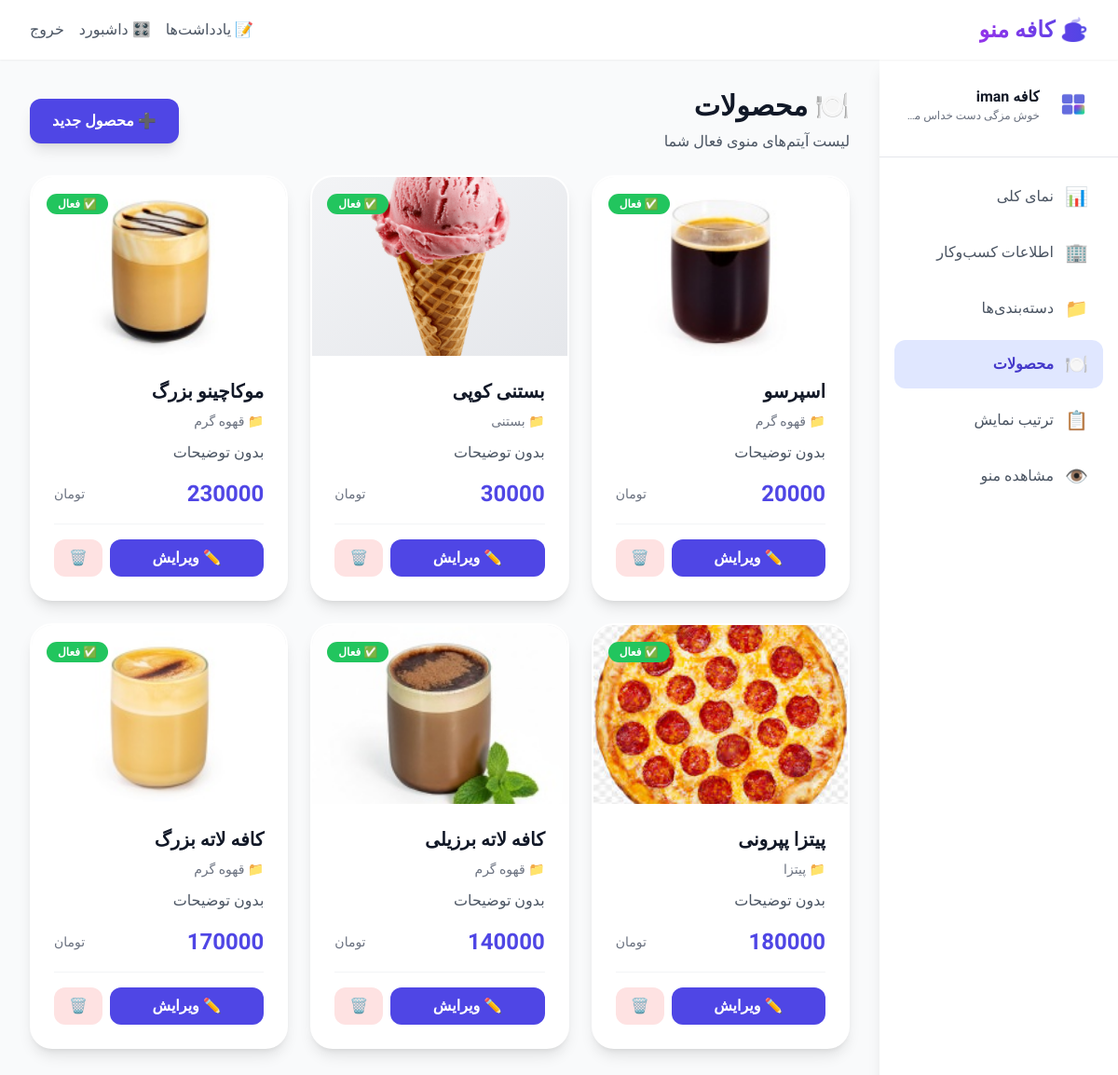
Screenshot of /dashboard/items/ (signed in) with the database file from the repository.
### businesses/models.py (models this page shows, shortened)
class Business(models.Model):
    owner = models.ForeignKey(User, on_delete=models.CASCADE, related_name='businesses')
    name = models.CharField(max_length=255)
    slug = models.SlugField(max_length=255, unique=True, help_text="آدرس یکتای منو")
    tagline = models.CharField(max_length=255, blank=True)
    description = models.TextField(blank=True)
    address = models.TextField(blank=True)
    city = models.CharField(max_length=100, blank=True)
    location_link = models.URLField(blank=True, help_text="لینک نقشه (Google Maps یا Neshan)")
    contact_email = models.EmailField(blank=True)
    primary_phone = models.CharField(max_length=50, blank=True)
    secondary_phone = models.CharField(max_length=50, blank=True)
    whatsapp = models.CharField(max_length=50, blank=True)
    telegram = models.CharField(max_length=100, blank=True)
    instagram = models.CharField(max_length=100, blank=True)
    website = models.URLField(blank=True)
    logo = models.ImageField(upload_to='businesses/logos/', blank=True, null=True)
    cover_image = models.ImageField(upload_to='businesses/covers/', blank=True, null=True)
    theme_primary = models.CharField(max_length=7, default="#4CAF50", help_text="کد رنگ اصلی #RRGGBB")
    theme_secondary = models.CharField(max_length=7, default="#263238", help_text="کد رنگ ثانویه #RRGGBB")
    show_hours = models.BooleanField(default=True, verbose_name="نمایش ساعات کاری", help_text="آیا ساعات کاری در منو نمایش داده شود؟")
    created_at = models.DateTimeField(auto_now_add=True)
    updated_at = models.DateTimeField(auto_now=True)
    class Meta:
        ordering = ['name']
        verbose_name = "کسب‌وکار"
        verbose_name_plural = "کسب‌وکارها"

### menus/models.py (models this page shows, shortened)
class MenuItem(models.Model):
    DAYS_OF_WEEK = [
        ('sat', 'شنبه'),
        ('sun', 'یکشنبه'),
        ('mon', 'دوشنبه'),
        ('tue', 'سه‌شنبه'),
        ('wed', 'چهارشنبه'),
        ('thu', 'پنجشنبه'),
        ('fri', 'جمعه'),
    ]
    category = models.ForeignKey(MenuCategory, on_delete=models.CASCADE, related_name='items')
    name = models.CharField(max_length=200)
    slug = models.SlugField(max_length=220, blank=True)
    description = models.TextField(blank=True)
    price = models.PositiveIntegerField(help_text="قیمت به تومان")
    discount_percent = models.PositiveIntegerField(blank=True, null=True, help_text="تخفیف درصدی")
    special_price = models.PositiveIntegerField(blank=True, null=True, help_text="قیمت بعد از تخفیف (در صورت ثابت)")
    badge = models.CharField(max_length=50, blank=True, help_text="مانند جدید، ویژه")
    tags = models.CharField(max_length=200, blank=True, help_text="با کاما جدا کنید")
    ingredients = models.TextField(blank=True)
    calories = models.PositiveIntegerField(blank=True, null=True)
    primary_image = models.ImageField(upload_to='menus/items/', blank=True, null=True)
    is_active = models.BooleanField(default=True)
    is_featured = models.BooleanField(default=False)
    is_full_time = models.BooleanField(default=True)
    available_days = models.CharField(max_length=120, blank=True, help_text="لیست روزها مثلا sat,sun")
    available_from = models.TimeField(blank=True, null=True)
    available_to = models.TimeField(blank=True, null=True)
    display_start = models.DateField(blank=True, null=True)
    display_end = models.DateField(blank=True, null=True)
    sort_order = models.PositiveIntegerField(default=100)
    created_at = models.DateTimeField(auto_now_add=True)
    updated_at = models.DateTimeField(auto_now=True)
    class Meta:
        ordering = ['sort_order', 'name']
        verbose_name = "آیتم منو"
        verbose_name_plural = "آیتم‌های منو"

class MenuCategory(models.Model):
    business = models.ForeignKey(Business, on_delete=models.CASCADE, related_name='categories')
    title = models.CharField(max_length=150)
    slug = models.SlugField(max_length=160)
    description = models.TextField(blank=True)
    cover_image = models.ImageField(upload_to='menus/categories/', blank=True, null=True)
    order = models.PositiveIntegerField(default=0)
    is_active = models.BooleanField(default=True)
    class Meta:
        unique_together = ('business', 'slug')
        ordering = ['order', 'title']
        verbose_name = "دسته‌بندی"
        verbose_name_plural = "دسته‌بندی‌ها"

### businesses/views.py (the view)
# urls.py: path("items/", ItemListView.as_view(), name="item_list"),
class ItemListView(OwnerBusinessMixin, TemplateView):
    template_name = "dashboard/item_list.html"
    def get_context_data(self, **kwargs):
        context = super().get_context_data(**kwargs)
        context.update(
            {
                "business": self.business,
                "items": MenuItem.objects.filter(category__business=self.business).select_related("category"),
            }
        )
        return context

### businesses/views.py (called while the page is built)
    def dispatch(self, request, *args, **kwargs):
        if not request.user.is_authenticated:
            return self.handle_no_permission()
        self.business = self.get_business()
        return super().dispatch(request, *args, **kwargs)

    def get_business(self):
        user = self.request.user
        defaults = {"name": f"کافه {user.get_full_name() or user.username}"}
        business, created = Business.objects.get_or_create(owner=user, defaults=defaults)
        if created:
            self._ensure_hours(business)
        return business

### menus/urls.py (called while the page is built)
    def to_url(self, value):
        return value

### templates/dashboard/item_list.html (shortened to what this page needs)
{% extends 'dashboard/base_dashboard.html' %}
{% load static %}
{% load humanize %}
{% block extra_head %}
<link rel="stylesheet" href="https://cdn.jsdelivr.net/npm/lightbox2@2.11.4/dist/css/lightbox.min.css">
{{ block.super }}
{% endblock %}
{% block dashboard_content %}
<div class="space-y-6">
    <div class="flex items-center justify-between">
        <div>
            <h1 class="text-3xl font-bold text-gray-900 mb-2">🍽️ محصولات</h1>
            <p class="text-gray-600">لیست آیتم‌های منوی فعال شما</p>
        </div>
        <a href="{% url 'dashboard:item_create' %}"
           class="px-6 py-3 bg-indigo-600 text-white rounded-xl hover:bg-indigo-700 transition-colors font-semibold shadow-lg hover:shadow-xl">
            ➕ محصول جدید
        </a>
    </div>
    {% if items %}
    <div class="grid sm:grid-cols-2 lg:grid-cols-3 gap-6">
        {% for item in items %}
        <div class="bg-white rounded-3xl shadow-lg hover:shadow-2xl transition-all overflow-hidden border-2 border-transparent hover:border-indigo-200">
            <div class="relative h-48 bg-gradient-to-br from-gray-100 to-gray-200 overflow-hidden">
                {% if item.primary_image %}
                <a href="{{ item.primary_image.url }}" data-lightbox="items" data-title="{{ item.name }}">
                    <img src="{{ item.primary_image.url }}" alt="{{ item.name }}"
                         class="w-full h-full object-cover hover:scale-110 transition-transform duration-500 cursor-pointer">
                </a>
                {% else %}
                <div class="w-full h-full flex items-center justify-center">
                    <span class="text-6xl opacity-30">🍽️</span>
                </div>
                {% endif %}
                <div class="absolute top-4 left-4">
                    {% if item.is_active %}
                    <span class="bg-green-500 text-white px-3 py-1 rounded-full text-xs font-bold">✅ فعال</span>
                    {% else %}
                    <span class="bg-gray-400 text-white px-3 py-1 rounded-full text-xs font-bold">⏸️ متوقف</span>
                    {% endif %}
                </div>
            </div>
            <div class="p-6">
                <h3 class="text-xl font-bold text-gray-900 mb-2">{{ item.name }}</h3>
                <p class="text-sm text-gray-500 mb-3">📁 {{ item.category.title }}</p>
                <p class="text-gray-600 mb-4 line-clamp-2">{{ item.description|truncatewords:15|default:"بدون توضیحات" }}</p>
                <div class="flex items-center justify-between mb-4 pb-4 border-b border-gray-100">
                    <span class="text-2xl font-bold text-indigo-600">{{ item.price|intcomma }}</span>
                    <span class="text-sm text-gray-500">تومان</span>
                </div>
                <div class="flex gap-2">
                    <a href="{% url 'dashboard:item_edit' item.pk %}"
                       class="flex-1 text-center px-4 py-2 bg-indigo-600 text-white rounded-xl hover:bg-indigo-700 transition-colors font-semibold">
                        ✏️ ویرایش
                    </a>
                    <form method="post" action="{% url 'dashboard:item_delete' item.pk %}"
                          onsubmit="return confirm('آیا مطمئن هستید که می‌خواهید این محصول را حذف کنید؟');"
                          class="inline">
                        <button type="submit"
                                class="px-4 py-2 bg-red-100 text-red-700 rounded-xl hover:bg-red-200 transition-colors font-semibold">
                            🗑️
                        </button>
                    </form>
                </div>
            </div>
        </div>
        {% endfor %}
    </div>
    {% endif %}
</div>
{% endblock %}

### templates/dashboard/base_dashboard.html (shortened to what this page needs)
{% extends 'base.html' %}
{% load static %}
{% block extra_head %}
<link rel="stylesheet" href="https://unpkg.com/persian-datepicker@1.2.0/dist/css/persian-datepicker.min.css">
{% endblock %}
{% block content %}
<div class="min-h-screen bg-gray-50">
    <aside id="dashboard-sidebar" class="fixed right-0 top-16 bottom-0 w-64 bg-white shadow-lg z-40 overflow-y-auto transform transition-transform duration-300 md:translate-x-0 translate-x-full">
        <div class="p-6 border-b border-gray-200">
            <div class="flex items-center gap-3 mb-2">
                {% if business.logo %}
                <img src="{{ business.logo.url }}" alt="{{ business.name }}" class="w-12 h-12 rounded-xl object-cover">
                {% else %}
                <div class="w-12 h-12 rounded-xl bg-gradient-to-br from-indigo-400 to-purple-500 flex items-center justify-center text-white font-bold text-xl">
                    {{ business.name|first|default:"ک" }}
                </div>
                {% endif %}
                <div class="flex-1 min-w-0">
                    <h3 class="font-bold text-gray-900 truncate">{{ business.name|default:"کسب‌وکار من" }}</h3>
                    {% if business.tagline %}
                    <p class="text-xs text-gray-500 truncate">{{ business.tagline }}</p>
                    {% endif %}
                </div>
            </div>
        </div>
        <nav class="p-4 space-y-2">
            {% with request.resolver_match.url_name as current_url %}
            <a href="{% url 'dashboard:home' %}"
               class="flex items-center gap-3 px-4 py-3 rounded-xl transition-all {% if current_url == 'home' %}bg-indigo-100 text-indigo-700 font-semibold{% else %}text-gray-600 hover:bg-gray-100{% endif %}">
                <span class="text-xl">📊</span>
                <span>نمای کلی</span>
            </a>
            <a href="{% url 'dashboard:business_edit' %}"
               class="flex items-center gap-3 px-4 py-3 rounded-xl transition-all {% if current_url == 'business_edit' %}bg-indigo-100 text-indigo-700 font-semibold{% else %}text-gray-600 hover:bg-gray-100{% endif %}">
                <span class="text-xl">🏢</span>
                <span>اطلاعات کسب‌وکار</span>
            </a>
            <a href="{% url 'dashboard:category_list' %}"
               class="flex items-center gap-3 px-4 py-3 rounded-xl transition-all {% if current_url|slice:':9' == 'category_' %}bg-indigo-100 text-indigo-700 font-semibold{% else %}text-gray-600 hover:bg-gray-100{% endif %}">
                <span class="text-xl">📁</span>
                <span>دسته‌بندی‌ها</span>
            </a>
            <a href="{% url 'dashboard:item_list' %}"
               class="flex items-center gap-3 px-4 py-3 rounded-xl transition-all {% if current_url|slice:':5' == 'item_' %}bg-indigo-100 text-indigo-700 font-semibold{% else %}text-gray-600 hover:bg-gray-100{% endif %}">
                <span class="text-xl">🍽️</span>
                <span>محصولات</span>
            </a>
            <a href="{% url 'dashboard:menu_order' %}"
               class="flex items-center gap-3 px-4 py-3 rounded-xl transition-all {% if current_url == 'menu_order' %}bg-indigo-100 text-indigo-700 font-semibold{% else %}text-gray-600 hover:bg-gray-100{% endif %}">
                <span class="text-xl">📋</span>
                <span>ترتیب نمایش</span>
            </a>
            <a href="{% url 'menu:business_detail' business.slug %}" target="_blank"
               class="flex items-center gap-3 px-4 py-3 rounded-xl text-gray-600 hover:bg-gray-100 transition-all">
                <span class="text-xl">👁️</span>
                <span>مشاهده منو</span>
            </a>
            {% endwith %}
        </nav>
    </aside>
    <main class="md:mr-64 p-4 md:p-8 pt-20 md:pt-8">
        {% block dashboard_content %}{% endblock %}
    </main>
</div>
{% endblock %}

### static/css/custom.css (style rules this page uses)
html { scroll-behavior: smooth; }
.line-clamp-2 { display: -webkit-box; -webkit-line-clamp: 2; -webkit-box-orient: vertical; overflow: hidden; }

### rows the page displays
Business: logo (picture), name "کافه iman"
MenuItem: primary_image (picture), is_active "✅ فعال", name "اسپرسو", category "قهوه گرم", description "بدون توضیحات", price "20000"
MenuItem: primary_image (picture), is_active "✅ فعال", name "بستنی کوپی", category "بستنی", description "بدون توضیحات", price "30000"
MenuItem: primary_image (picture), is_active "✅ فعال", name "موکاچینو بزرگ", category "قهوه گرم", description "بدون توضیحات", price "230000"
MenuItem: primary_image (picture), is_active "✅ فعال", name "پیتزا پپرونی", category "پیتزا", description "بدون توضیحات", price "180000"
MenuItem: primary_image (picture), is_active "✅ فعال", name "کافه لاته برزیلی", category "قهوه گرم", description "بدون توضیحات", price "140000"
MenuItem: primary_image (picture), is_active "✅ فعال", name "کافه لاته بزرگ", category "قهوه گرم", description "بدون توضیحات", price "170000"
